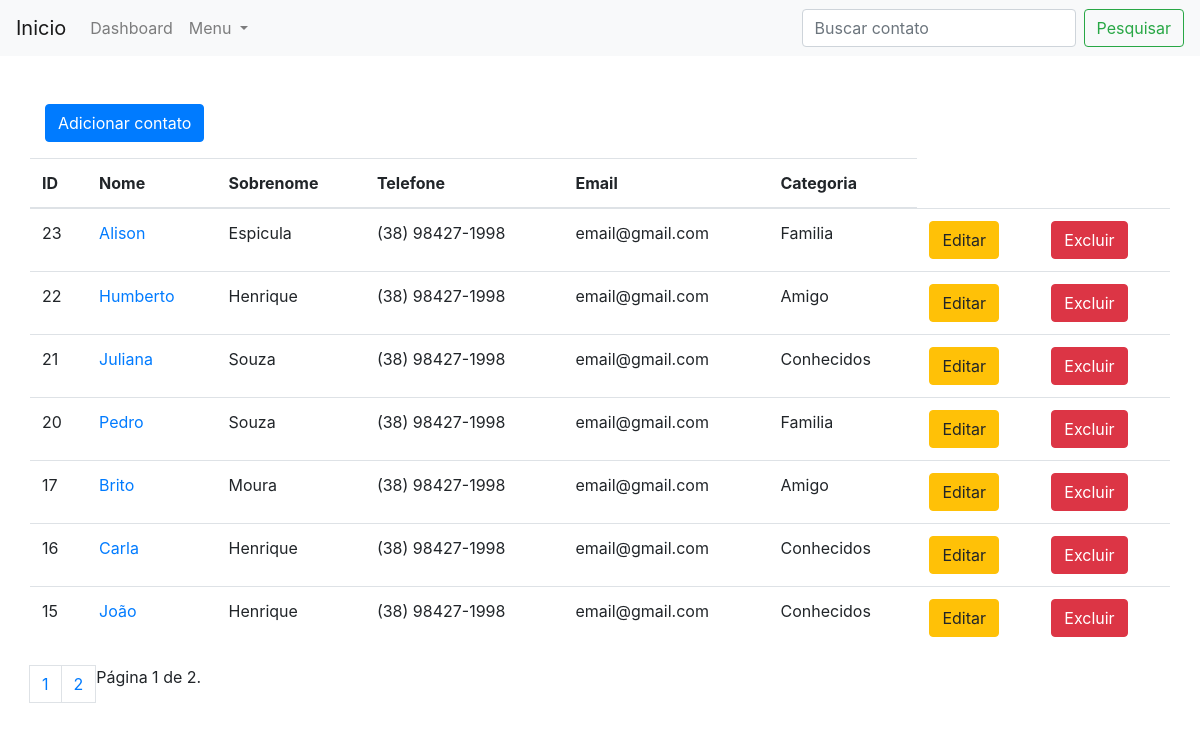
The page / on the database its author committed.
### contatos/models.py (models this page shows, shortened)
class Contato(models.Model):
    nome = models.CharField(max_length=255)
    sobrenome = models.CharField(max_length=255, blank=True)
    telefone = models.CharField(max_length=255)
    email =  models.CharField(max_length=255, blank=True)
    data_criacao = models.DateTimeField(default=timezone.now)
    descricao = models.TextField(blank=True)
    categoria = models.ForeignKey(Categoria, on_delete=models.DO_NOTHING)
    mostrar = models.BooleanField(default=True)
    foto = models.ImageField(blank=True, upload_to='pictures/%Y/%m')

class Categoria(models.Model):
    nome = models.CharField(max_length=255)
    def __str__(self):
        return self.nome

### contatos/views.py (the view)
# urls.py: path('', views.index, name='index'),
def index(request):
    contatos = Contato.objects.order_by('-id').filter(
        mostrar = True
    )
    paginator = Paginator(contatos, 7)
    page = request.GET.get('page')
    contatos = paginator.get_page(page)
    return render(request, 'contatos/index.html', {
        'contatos': contatos
    })

### templates/contatos/index.html (shortened to what this page needs)
{% extends 'base.html' %}
{% block 'content' %}
<p>
  <a class="btn btn-primary" href="{%url 'novo_contato'%}">
    Adicionar contato
  </a>
</p>
</div>
        <table class="table">
          <thead>
            <tr>
              <th>ID</th>
              <th>Nome</th>
              <th>Sobrenome</th>
              <th>Telefone</th>
              <th>Email</th>
              <th>Categoria</th>
            </tr>
          </thead>
          <tbody>
            {% for contato in contatos %}
              <tr>
                <td>{{contato.id}}</td>
                <td>
                  <a href="{% url 'mostrar_contato' contato.id %}"> {{contato.nome}}</a>
                </td>
                <td>{{contato.sobrenome}}</td>
                <td>{{contato.telefone}}</td>
                <td>{{contato.email}}</td>
                <td>{{contato.categoria}}</td>
                <td><a href="{%url 'editar_contato' contato.id %}"><button type="button" class="btn btn-warning">Editar</button></a></td>
                <td><a href="{%url 'excluir_contato' contato.id %}"><button type="button" class="btn btn-danger">Excluir</button></a></td>
              </tr>
            {% endfor %}
          </tbody>
        </table>
        <nav>
          <ul class="pagination">
            {% for pagina in contatos.paginator.page_range %}
            <li>
              {%if contatos.number == pagina %}
                <a class="page-link active" href="?page={{pagina}}&request.GET.get('termo') "> {{pagina}} </a>
              {%else%}
              <a class="page-link" href="?page={{pagina}}&request.GET.get('termo') "> {{pagina}} </a>
              {%endif%}
            </li>
            {% endfor %}
            <span class="current">
              Página {{ contatos.number }} de {{ contatos.paginator.num_pages }}.
            </span>
          </ul>
        </nav>
{% endblock 'content' %}

### templates/base.html (shortened to what this page needs)
{% load static %}
<!DOCTYPE html>
<html lang="pt">
<head>
    {% include 'parcials/_head.html' %}
</head>
<body>
    {% include 'parcials/_nav.html' %}
    <div class="container">
    <div class="row">
        <div class="col-lg-12">
        <br><br>
        {% block 'content' %}{% endblock 'content'%}
        </div>
    </div>
</body>
</html>

### templates/parcials/_head.html (shortened to what this page needs)
{% load static%}
<link href="{% static 'vendor/bootstrap/css/bootstrap.min.css' %}" rel="stylesheet">

### templates/parcials/_nav.html (shortened to what this page needs)
<nav class="navbar navbar-expand-lg navbar-light bg-light">
    <a class="navbar-brand" href="{%url 'index'%}">Inicio</a>
    <div class="collapse navbar-collapse" id="navbarSupportedContent">
      <ul class="navbar-nav mr-auto">
        <li class="nav-item">
            <a class="nav-link" href="{% url 'dashboard'%}">Dashboard</a>
          </li>
        <li class="nav-item dropdown">
          <a class="nav-link dropdown-toggle" href="#" id="navbarDropdown" role="button" data-toggle="dropdown" aria-haspopup="true" aria-expanded="false">
            Menu
          </a>
        </li>
      </ul>
      <form class="form-inline my-2 my-lg-0" method="GET" action="{%url 'busca'%}">
        <input class="form-control mr-sm-2" name="termo" type="search" placeholder="Buscar contato" aria-label="Search">
        <button class="btn btn-outline-success my-2 my-sm-0" type="submit">Pesquisar</button>
      </form>
    </div>
  </nav>

### rows shown on the page
Contato: id "23", nome "Alison", sobrenome "Espicula", telefone "(38) 98427-1998", email "email@gmail.com", categoria "Familia"
Contato: id "22", nome "Humberto", sobrenome "Henrique", telefone "(38) 98427-1998", email "email@gmail.com", categoria "Amigo"
Contato: id "21", nome "Juliana", sobrenome "Souza", telefone "(38) 98427-1998", email "email@gmail.com", categoria "Conhecidos"
Contato: id "20", nome "Pedro", sobrenome "Souza", telefone "(38) 98427-1998", email "email@gmail.com", categoria "Familia"
Contato: id "17", nome "Brito", sobrenome "Moura", telefone "(38) 98427-1998", email "email@gmail.com", categoria "Amigo"
Contato: id "16", nome "Carla", sobrenome "Henrique", telefone "(38) 98427-1998", email "email@gmail.com", categoria "Conhecidos"
Contato: id "15", nome "João", sobrenome "Henrique", telefone "(38) 98427-1998", email "email@gmail.com", categoria "Conhecidos"

### other values the page prints
{{ pagina }} "1"
{{ pagina }} "2"
{{ contatos.number }} "1"
{{ contatos.paginator.num_pages }} "2"
